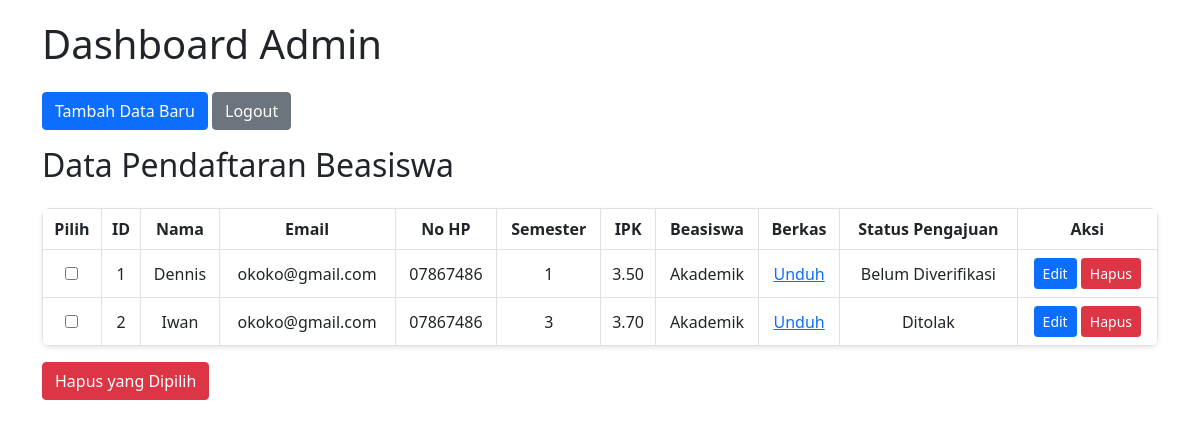
Screenshot of /admin/dashboard.php (signed in) with the database file from the repository.
### tables this page shows
CREATE TABLE `pendaftaran` (
  `id` int(11) NOT NULL,
  `nama` varchar(100) NOT NULL,
  `email` varchar(100) NOT NULL,
  `no_hp` varchar(15) NOT NULL,
  `semester` int(11) NOT NULL,
  `ipk` decimal(3,2) NOT NULL,
  `beasiswa` varchar(50) DEFAULT NULL,
  `berkas` varchar(255) DEFAULT NULL,
  `status_ajuan` varchar(50) DEFAULT 'Belum Diverifikasi'
);

### admin/dashboard.php (the view, shortened to what this page needs)
<?php
include '../koneksi.php';
$pendaftaranQuery = "SELECT * FROM pendaftaran";
$pendaftaranResult = $conn->query($pendaftaranQuery);
?>
<!DOCTYPE html>
<html lang="id">
<head>
    <link href="../assets/css/bootstrap.min.css" rel="stylesheet">
</head>
<body>
    <div class="container">
        <h1 class="mb-4">Dashboard Admin</h1>
        <a href="add.php" class="btn btn-primary mb-3">Tambah Data Baru</a>
        <a href="dashboard.php?logout=true" class="btn btn-secondary mb-3">Logout</a>
        <form method="POST" action="dashboard.php">
            <h2 class="mb-4">Data Pendaftaran Beasiswa</h2>
            <table class="table table-bordered table-rounded">
                <thead>
                    <tr>
                        <th>Pilih</th>
                        <th>ID</th>
                        <th>Nama</th>
                        <th>Email</th>
                        <th>No HP</th>
                        <th>Semester</th>
                        <th>IPK</th>
                        <th>Beasiswa</th>
                        <th>Berkas</th>
                        <th>Status Pengajuan</th>
                        <th>Aksi</th>
                    </tr>
                </thead>
                <tbody>
                    <?php
                    $counter = 1;
                    while ($row = $pendaftaranResult->fetch_assoc()):
                    ?>
                        <tr>
                            <td><input type="checkbox" name="ids[]" value="<?= $row['id'] ?>"></td>
                            <td><?= $counter++ ?></td>
                            <td class="capitalize"><?= htmlspecialchars($row['nama']) ?></td>
                            <td><?= htmlspecialchars($row['email']) ?></td>
                            <td class="capitalize"><?= htmlspecialchars($row['no_hp']) ?></td>
                            <td class="capitalize"><?= htmlspecialchars($row['semester']) ?></td>
                            <td class="capitalize"><?= htmlspecialchars($row['ipk']) ?></td>
                            <td class="capitalize"><?= htmlspecialchars($row['beasiswa']) ?></td>
                            <td>
                                <?php if ($row['berkas']): ?>
                                    <a href="../assets/berkas/<?= htmlspecialchars($row['berkas']) ?>" download>Unduh</a>
                                <?php else: ?>
                                    Tidak ada berkas
                                <?php endif; ?>
                            </td>
                            <td class="capitalize"><?= htmlspecialchars($row['status_ajuan']) ?></td>
                            <td>
                                <a href="edit.php?id=<?= $row['id'] ?>" class="btn btn-primary btn-sm">Edit</a>
                                <a href="dashboard.php?delete=<?= $row['id'] ?>" class="btn btn-danger btn-sm" onclick="return confirm('Apakah Anda yakin ingin menghapus data ini?')">Hapus</a>
                            </td>
                        </tr>
                    <?php endwhile; ?>
                </tbody>
            </table>
            <button type="submit" name="delete_selected" class="btn btn-danger">Hapus yang Dipilih</button>
        </form>
    </div>
</body>
</html>

### admin/dashboard.php (style rules this page uses)
body { padding-top: 20px; }
.table-rounded { border-radius: 0.5rem; overflow: hidden; box-shadow: 0 2px 4px rgba(0, 0, 0, 0.1); }
table { background: #fff; margin-top: 1rem; }
.table th, .table td { vertical-align: middle; text-align: center; }
.capitalize { text-transform: capitalize; }

### rows the page displays
pendaftaran: nama "Dennis", email "okoko@gmail.com", no_hp "07867486", semester "1", ipk "3.50", beasiswa "Akademik", status_ajuan "Belum Diverifikasi"
pendaftaran: nama "Iwan", email "okoko@gmail.com", no_hp "07867486", semester "3", ipk "3.70", beasiswa "Akademik", status_ajuan "Ditolak"
